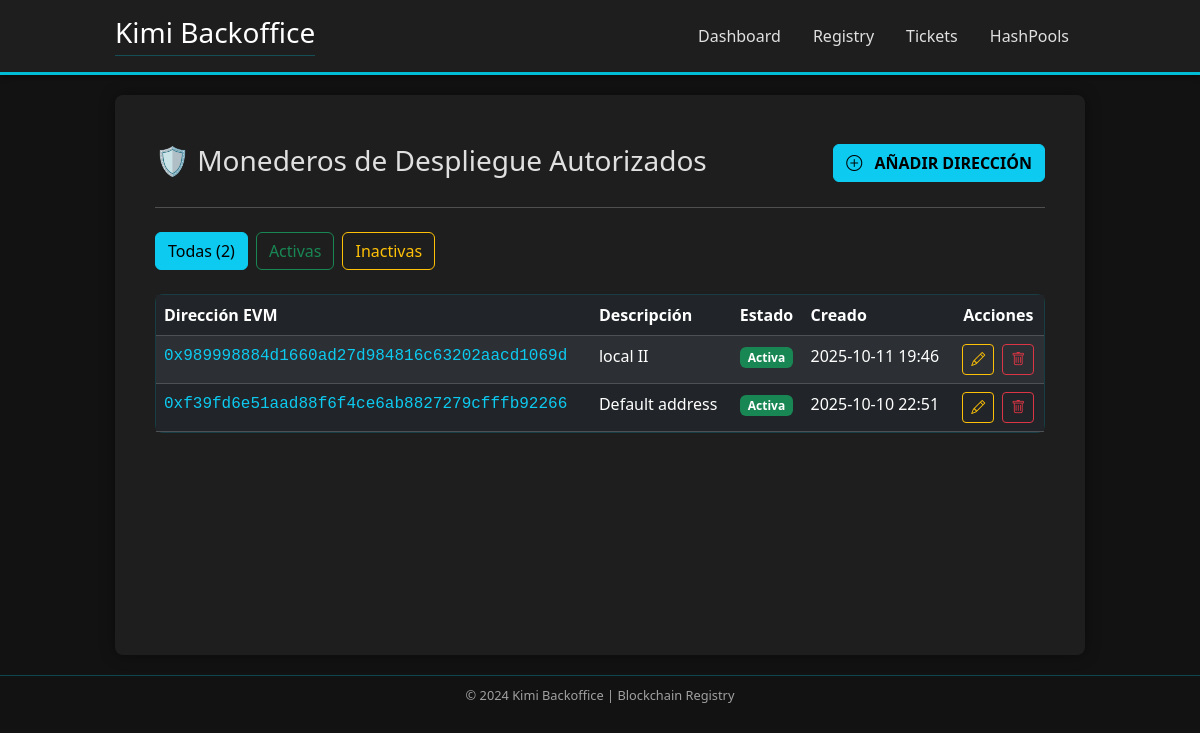
The page /address_manager/addresses/ on the database as committed earlier.
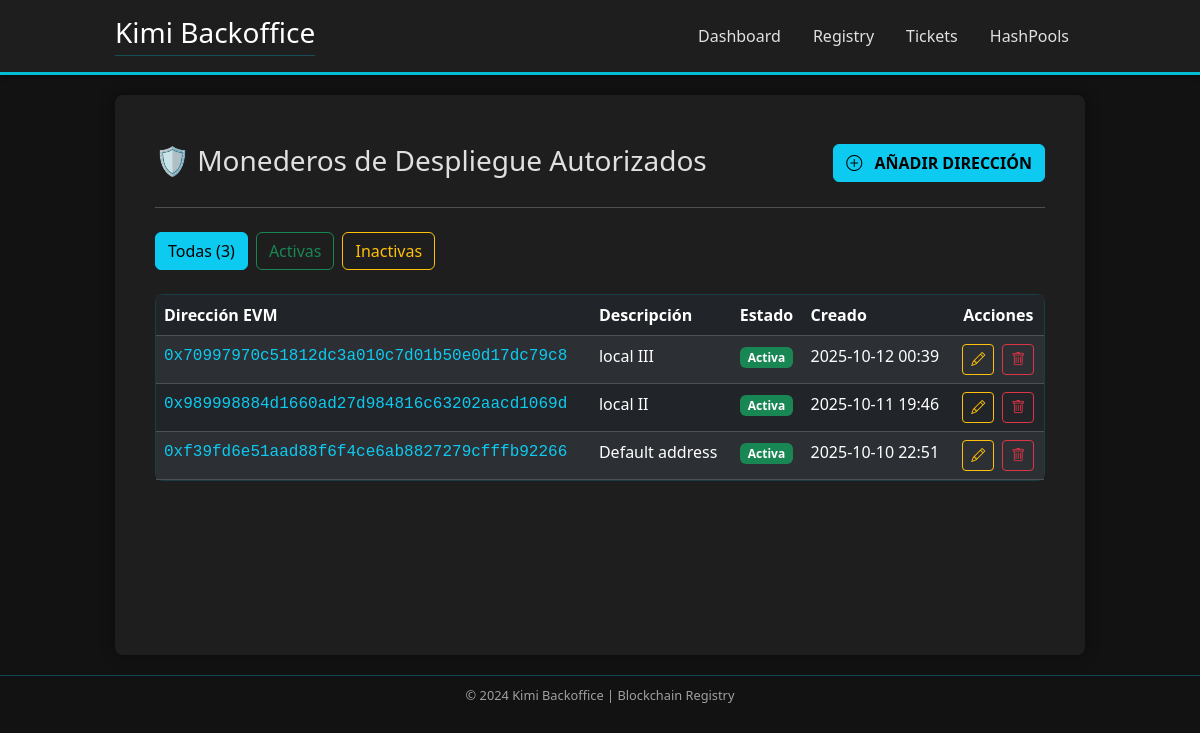
The same page on the database as committed later.
### system_address_manager/models.py (models this page shows, shortened)
class AuthorizedAddress(models.Model):
    address = models.CharField(max_length=42, unique=True)
    description = models.TextField(blank=True, null=True)
    created_at = models.DateTimeField(auto_now_add=True)
    updated_at = models.DateTimeField(auto_now=True)
    is_active = models.BooleanField(default=True)

### system_address_manager/views.py (the view)
# urls.py: path('addresses/', views.AuthorizedAddressListView.as_view(), name='address_list'),
class AuthorizedAddressListView(ListView):
    model = AuthorizedAddress
    template_name = 'authorizedAddress/address_list.html'
    context_object_name = 'addresses'
    paginate_by = 10
    queryset = AuthorizedAddress.objects.all().order_by('-created_at')
    def get_queryset(self):
        queryset = super().get_queryset().order_by('-created_at')
        status_filter = self.request.GET.get('status')
        if status_filter == 'active':
            queryset = queryset.filter(is_active=True)
        elif status_filter == 'inactive':
            queryset = queryset.filter(is_active=False)
        return queryset
    def get_context_data(self, **kwargs):
        context = super().get_context_data(**kwargs)
        context['current_status'] = self.request.GET.get('status', 'all')
        return context

### templates/authorizedAddress/address_list.html (shortened to what this page needs)
{% extends "base.html" %}
{% load static %}
{% block content %}
<div class="centered-container mx-auto dashboard-content py-4">
    <div class="d-flex justify-content-between align-items-center mb-4 border-0">
        <h2 class="h3 text-accent mb-0" style="border-bottom: none !important;">
            🛡️ Monederos de Despliegue Autorizados
        </h2>
        <a href="{% url 'system_address_manager:address_create' %}"
           class="btn btn-info fw-bold text-uppercase">
            <i class="bi bi-plus-circle me-2"></i> Añadir Dirección
        </a>
    </div>
    <hr class="text-accent mt-0 mb-4">
    <div class="d-flex mb-4">
        <a href="{% url 'system_address_manager:address_list' %}"
           class="btn {% if current_status == 'all' %}btn-info{% else %}btn-outline-info{% endif %} me-2">
           Todas ({{ addresses.count }})
        </a>
        <a href="{% url 'system_address_manager:address_list' %}?status=active"
           class="btn {% if current_status == 'active' %}btn-success{% else %}btn-outline-success{% endif %} me-2">
           Activas
        </a>
        <a href="{% url 'system_address_manager:address_list' %}?status=inactive"
           class="btn {% if current_status == 'inactive' %}btn-warning{% else %}btn-outline-warning{% endif %}">
           Inactivas
        </a>
    </div>
    <div class="card status-card-table p-0">
        <div class="table-responsive">
            <table class="table table-dark table-striped table-hover mb-0">
                <thead>
                    <tr>
                        <th scope="col">Dirección EVM</th>
                        <th scope="col">Descripción</th>
                        <th scope="col" class="text-center">Estado</th>
                        <th scope="col">Creado</th>
                        <th scope="col" class="text-center">Acciones</th>
                    </tr>
                </thead>
                <tbody>
                    {% for address in addresses %}
                    <tr>
                        <td class="font-monospace text-wrap">
                            <a href="{% url 'system_address_manager:address_detail' pk=address.pk %}" class="text-info text-decoration-none">
                                {{ address.address }}
                            </a>
                        </td>
                        <td>
                            {{ address.description|default:"— Sin descripción —"|truncatechars:50 }}
                        </td>
                        <td class="text-center">
                            {% if address.is_active %}
                                <span class="badge bg-success">Activa</span>
                            {% else %}
                                <span class="badge bg-danger">Inactiva</span>
                            {% endif %}
                        </td>
                        <td>{{ address.created_at|date:"Y-m-d H:i" }}</td>
                        <td class="text-center">
                            <a href="{% url 'system_address_manager:address_update' pk=address.pk %}"
                               class="btn btn-sm btn-outline-warning me-1" title="Editar">
                                <i class="bi bi-pencil"></i>
                            </a>
                            <a href="{% url 'system_address_manager:address_delete' pk=address.pk %}"
                               class="btn btn-sm btn-outline-danger" title="Eliminar">
                                <i class="bi bi-trash"></i>
                            </a>
                        </td>
                    </tr>
                    {% endfor %}
                </tbody>
            </table>
        </div>
    </div>
</div>
{% endblock %}

Rows that differ between the two databases and show on the page:
added AuthorizedAddress: address "0x70997970c51812dc3a010c7d01b50e0d17dc79c8", description "local III", is_active "Activa", created_at "2025-10-12 00:39"
Other text that changed with them:
{{ addresses.count }}: "2" → "3"
